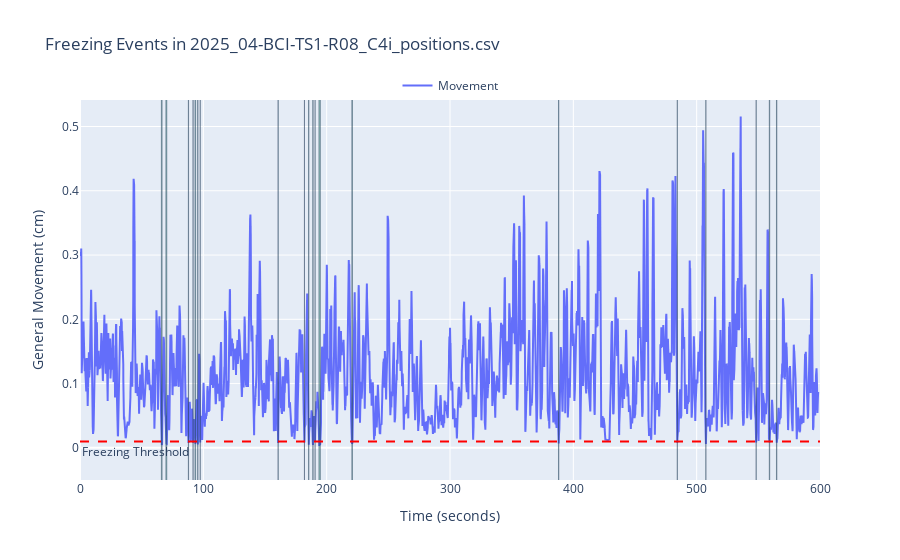

Notebook source saved alongside this figure:
### Markdown cell above
---
#### 4.  We can also measure other behaviours, such as freezing

### Code cell
rst.plot_freezing(params, example_path)

### Figure 1 — Plotly figure (JSON) as saved in the notebook; plotly's stock layout.template omitted (floating-point values rounded to 4 significant figures; data arrays with more than 128 entries replaced by an {"elided": "..."} marker saying what was removed)
{"data": [{"mode": "lines", "name": "Movement", "type": "scatter", "x": {"elided": "17971 float values"}, "y": {"elided": "17971 float values"}}], "layout": {"annotations": [{"showarrow": false, "text": "Freezing Threshold", "x": 0, "xanchor": "left", "xref": "x domain", "y": 0.01, "yanchor": "top", "yref": "y"}], "legend": {"orientation": "h", "x": 0.5, "xanchor": "center", "y": 1, "yanchor": "bottom"}, "shapes": [{"fillcolor": "rgba(0, 100, 80, 0.4)", "line": {"width": 0.4}, "type": "rect", "x0": 65.97, "x1": 66.6, "y0": -0.1, "y1": 1.5}, {"fillcolor": "rgba(0, 100, 80, 0.4)", "line": {"width": 0.4}, "type": "rect", "x0": 69.6, "x1": 70.4, "y0": -0.1, "y1": 1.5}, {"fillcolor": "rgba(0, 100, 80, 0.4)", "line": {"width": 0.4}, "type": "rect", "x0": 87.83, "x1": 88.03, "y0": -0.1, "y1": 1.5}, {"fillcolor": "rgba(0, 100, 80, 0.4)", "line": {"width": 0.4}, "type": "rect", "x0": 91.6, "x1": 91.73, "y0": -0.1, "y1": 1.5}, {"fillcolor": "rgba(0, 100, 80, 0.4)", "line": {"width": 0.4}, "type": "rect", "x0": 93.17, "x1": 93.77, "y0": -0.1, "y1": 1.5}, {"fillcolor": "rgba(0, 100, 80, 0.4)", "line": {"width": 0.4}, "type": "rect", "x0": 95.4, "x1": 95.67, "y0": -0.1, "y1": 1.5}, {"fillcolor": "rgba(0, 100, 80, 0.4)", "line": {"width": 0.4}, "type": "rect", "x0": 97.43, "x1": 97.53, "y0": -0.1, "y1": 1.5}, {"fillcolor": "rgba(0, 100, 80, 0.4)", "line": {"width": 0.4}, "type": "rect", "x0": 160.5, "x1": 160.7, "y0": -0.1, "y1": 1.5}, {"fillcolor": "rgba(0, 100, 80, 0.4)", "line": {"width": 0.4}, "type": "rect", "x0": 181.9, "x1": 182.0, "y0": -0.1, "y1": 1.5}, {"fillcolor": "rgba(0, 100, 80, 0.4)", "line": {"width": 0.4}, "type": "rect", "x0": 185.3, "x1": 185.6, "y0": -0.1, "y1": 1.5}, {"fillcolor": "rgba(0, 100, 80, 0.4)", "line": {"width": 0.4}, "type": "rect", "x0": 188.7, "x1": 189.0, "y0": -0.1, "y1": 1.5}, {"fillcolor": "rgba(0, 100, 80, 0.4)", "line": {"width": 0.4}, "type": "rect", "x0": 190.6, "x1": 190.6, "y0": -0.1, "y1": 1.5}, {"fillcolor": "rgba(0, 100, 80, 0.4)", "line": {"width": 0.4}, "type": "rect", "x0": 193.7, "x1": 194.9, "y0": -0.1, "y1": 1.5}, {"fillcolor": "rgba(0, 100, 80, 0.4)", "line": {"width": 0.4}, "type": "rect", "x0": 220.4, "x1": 220.9, "y0": -0.1, "y1": 1.5}, {"fillcolor": "rgba(0, 100, 80, 0.4)", "line": {"width": 0.4}, "type": "rect", "x0": 388.0, "x1": 388.3, "y0": -0.1, "y1": 1.5}, {"fillcolor": "rgba(0, 100, 80, 0.4)", "line": {"width": 0.4}, "type": "rect", "x0": 484.2, "x1": 484.4, "y0": -0.1, "y1": 1.5}, {"fillcolor": "rgba(0, 100, 80, 0.4)", "line": {"width": 0.4}, "type": "rect", "x0": 507.4, "x1": 507.6, "y0": -0.1, "y1": 1.5}, {"fillcolor": "rgba(0, 100, 80, 0.4)", "line": {"width": 0.4}, "type": "rect", "x0": 548.2, "x1": 548.3, "y0": -0.1, "y1": 1.5}, {"fillcolor": "rgba(0, 100, 80, 0.4)", "line": {"width": 0.4}, "type": "rect", "x0": 558.9, "x1": 559.3, "y0": -0.1, "y1": 1.5}, {"fillcolor": "rgba(0, 100, 80, 0.4)", "line": {"width": 0.4}, "type": "rect", "x0": 564.7, "x1": 565.1, "y0": -0.1, "y1": 1.5}, {"line": {"color": "red", "dash": "dash"}, "type": "line", "x0": 0, "x1": 1, "xref": "x domain", "y0": 0.01, "y1": 0.01, "yref": "y"}], "showlegend": true, "title": {"text": "Freezing Events in 2025_04-BCI-TS1-R08_C4i_positions.csv"}, "xaxis": {"range": [0, 600], "title": {"text": "Time (seconds)"}}, "yaxis": {"range": [-0.05, 0.5412], "title": {"text": "General Movement (cm)"}}}}
